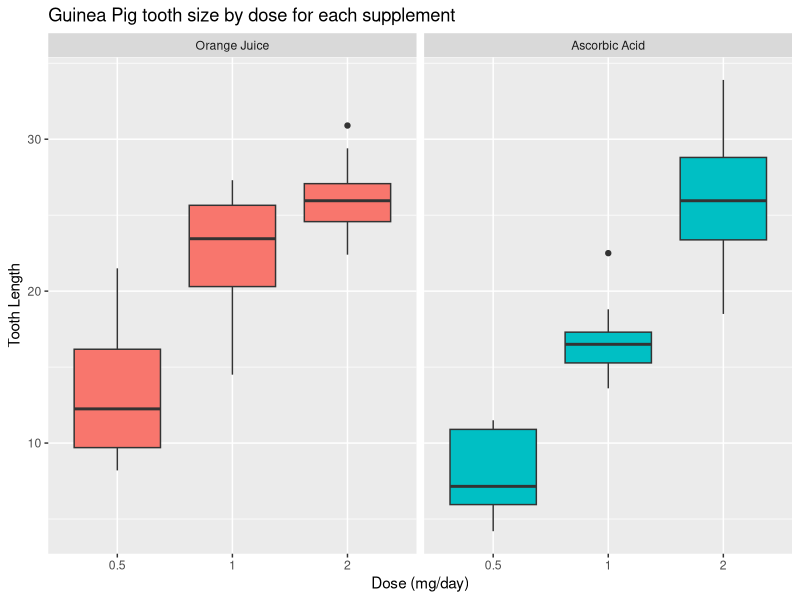

Source code (R):
## ---- chunk 1
library(datasets)
data(ToothGrowth)
str(ToothGrowth)
head(ToothGrowth)
summary(ToothGrowth)
## ---- chunk 2
library(ggplot2)
t = ToothGrowth
levels(t$supp) <- c("Orange Juice", "Ascorbic Acid")
ggplot(t, aes(x=factor(dose), y=len)) + 
  facet_grid(.~supp) +
  geom_boxplot(aes(fill = supp), show_guide = FALSE) +
  labs(title="Guinea Pig tooth size by dose for each supplement", 
    x="Dose (mg/day)",
    y="Tooth Length")
## ---- chunk 3
hypoth1<-t.test(len ~ supp, data = t)
hypoth1$conf.int
hypoth1$p.value
## ---- chunk 4
hypoth2<-t.test(len ~ supp, data = subset(t, dose == 0.5))
hypoth2$conf.int
hypoth2$p.value
## ---- chunk 5
hypoth3<-t.test(len ~ supp, data = subset(t, dose == 1))
hypoth3$conf.int
hypoth3$p.value
## ---- chunk 6
hypoth4<-t.test(len ~ supp, data = subset(t, dose == 2))
hypoth4$conf.int
hypoth4$p.value
